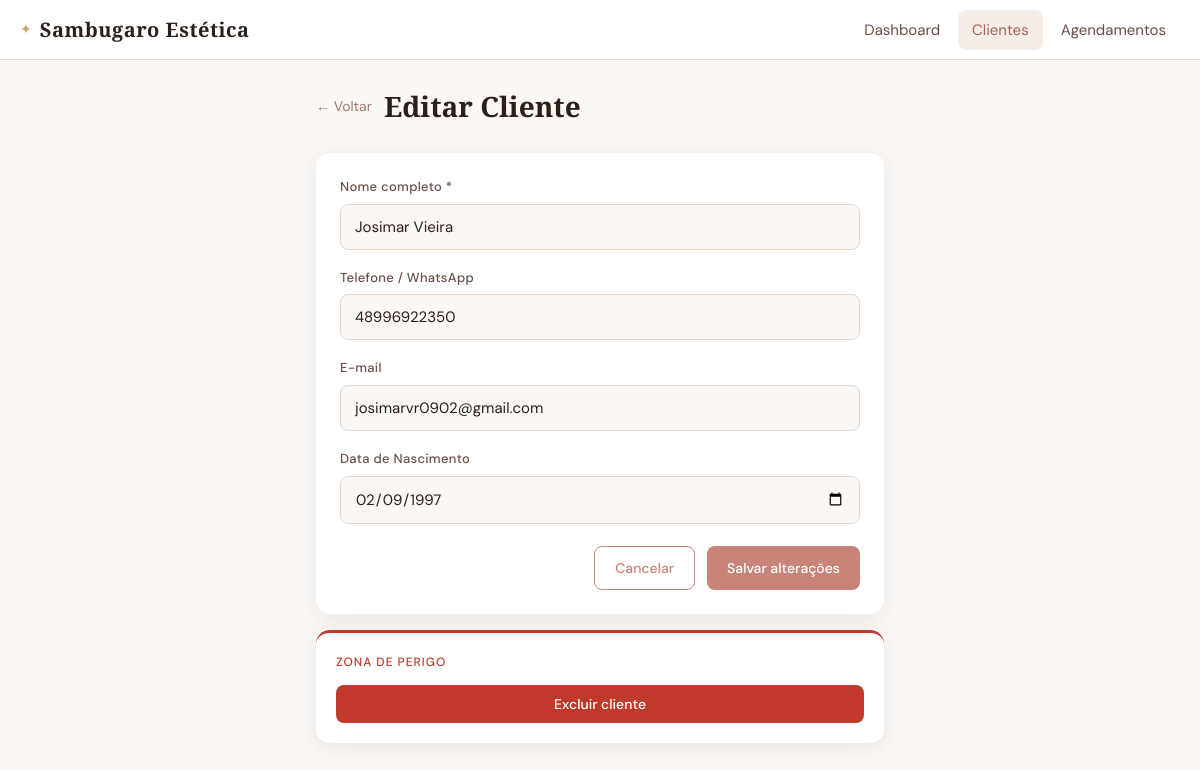
/clientes/1/editar, run on the app's committed database.
### tables this page shows
CREATE TABLE clientes (
            id INTEGER PRIMARY KEY AUTOINCREMENT,
            nome TEXT NOT NULL,
            telefone TEXT,
            email TEXT,
            data_nascimento TEXT,
            data_cadastro TEXT DEFAULT CURRENT_TIMESTAMP,
            total_visitas INTEGER DEFAULT 0,
            desconto_atual REAL DEFAULT 0.0
        );

### app.py (the view, shortened to what this page needs)
@app.route("/clientes/<int:id>/editar", methods=["GET", "POST"])
def editar_cliente(id):
    conn = get_conn()
    cliente = conn.execute("SELECT * FROM clientes WHERE id=?", (id,)).fetchone()
    conn.close()
    return render_template("form_cliente.html", cliente=cliente)

### database.py (called while the page is built)
def get_conn():
    conn = sqlite3.connect(DB_PATH)
    conn.row_factory = sqlite3.Row
    return conn

### templates/form_cliente.html (shortened to what this page needs)
{% extends "base.html" %}
{% block content %}
<div class="page-header">
    <a href="/clientes" class="btn-back">← Voltar</a>
    <h1 class="page-title">{{ 'Editar Cliente' if cliente else 'Novo Cliente' }}</h1>
</div>
<form method="post" class="form-card">
    <div class="form-group">
        <label class="form-label">Nome completo *</label>
        <input type="text" name="nome" class="form-input" required
               value="{{ cliente.nome if cliente else '' }}" placeholder="Ex: Ana Silva">
    </div>
    <div class="form-group">
        <label class="form-label">Telefone / WhatsApp</label>
        <input type="tel" name="telefone" class="form-input"
               value="{{ cliente.telefone if cliente else '' }}" placeholder="(48) 99999-9999">
    </div>
    <div class="form-group">
        <label class="form-label">E-mail</label>
        <input type="email" name="email" class="form-input"
               value="{{ cliente.email if cliente else '' }}" placeholder="ana@email.com">
    </div>
    <div class="form-group">
        <label class="form-label">Data de Nascimento</label>
        <input type="date" name="data_nascimento" class="form-input"
               value="{{ cliente.data_nascimento if cliente else '' }}">
    </div>
    <div class="form-actions">
        <a href="/clientes" class="btn btn-outline">Cancelar</a>
        <button type="submit" class="btn btn-primary">
            {{ 'Salvar alterações' if cliente else 'Cadastrar cliente' }}
        </button>
    </div>
</form>
{% if cliente %}
<div class="danger-zone">
    <p class="danger-label">Zona de perigo</p>
    <form method="post" action="/clientes/{{ cliente.id }}/excluir"
          onsubmit="return confirm('Excluir este cliente e todos os seus agendamentos?')">
        <button type="submit" class="btn btn-danger">Excluir cliente</button>
    </form>
</div>
{% endif %}
{% endblock %}

### static/css/style.css (style rules this page uses)
:root { --rose: #c9847a; --rose-deep: #a5635a; --gold: #c9a96e; --cream: #faf7f4; --warm-100: #f5ede8; --warm-200: #e8d8d0; --warm-300: #d4bdb4; --text: #2c1f1a; --text-mid: #6b4f47; --text-soft: #9c7b74; --white: #ffffff; --radius: 14px; --radius-sm: 8px; --shadow: 0 4px 20px rgba(44,31,26,0.08); --shadow-lg: 0 8px 40px rgba(44,31,26,0.14); }
*, *::before, *::after { box-sizing: border-box; margin: 0; padding: 0; }
body { font-family: 'DM Sans', sans-serif; background: var(--cream); color: var(--text); min-height: 100vh; font-size: 15px; line-height: 1.6; }
.page-header { display: flex; align-items: center; justify-content: space-between; margin-bottom: 24px; gap: 12px; }
.page-title { font-family: 'Cormorant Garamond', serif; font-size: 28px; font-weight: 600; color: var(--text); flex: 1; }
.btn-back { color: var(--text-soft); text-decoration: none; font-size: 14px; white-space: nowrap; padding: 6px 0; }
.btn { display: inline-flex; align-items: center; gap: 6px; padding: 10px 20px; border-radius: var(--radius-sm); font-family: 'DM Sans', sans-serif; font-size: 14px; font-weight: 500; cursor: pointer; text-decoration: none; border: none; transition: all 0.2s; white-space: nowrap; }
.btn-primary { background: var(--rose); color: var(--white); }
.btn-outline { background: transparent; color: var(--rose); border: 1.5px solid var(--rose); }
.btn-danger { background: #c0392b; color: var(--white); width: 100%; justify-content: center; }
.form-card { background: var(--white); border-radius: var(--radius); padding: 24px; box-shadow: var(--shadow); display: flex; flex-direction: column; gap: 18px; margin-bottom: 16px; }
.form-group { display: flex; flex-direction: column; gap: 6px; }
.form-label { font-size: 13px; font-weight: 500; color: var(--text-mid); letter-spacing: 0.3px; }
.form-input { background: var(--cream); border: 1.5px solid var(--warm-200); border-radius: var(--radius-sm); padding: 12px 14px; font-family: 'DM Sans', sans-serif; font-size: 15px; color: var(--text); outline: none; transition: border-color 0.2s; appearance: none; -webkit-appearance: none; width: 100%; }
.form-actions { display: flex; gap: 12px; justify-content: flex-end; margin-top: 4px; }
.danger-zone { background: var(--white); border-radius: var(--radius); padding: 20px; box-shadow: var(--shadow); border-top: 3px solid #c0392b; }
.danger-label { font-size: 12px; text-transform: uppercase; letter-spacing: 1px; color: #c0392b; margin-bottom: 12px; font-weight: 500; }

### data on the page
clientes: nome "Josimar Vieira", telefone "48996922350", email "josimarvr0902@gmail.com", data_nascimento "02/09/1997"

### other printed values
{{ 'Editar Cliente' if cliente else 'Novo Cliente' }} "Editar Cliente"
{{ 'Salvar alterações' if cliente else 'Cadastrar cliente' }} "Salvar alterações"
